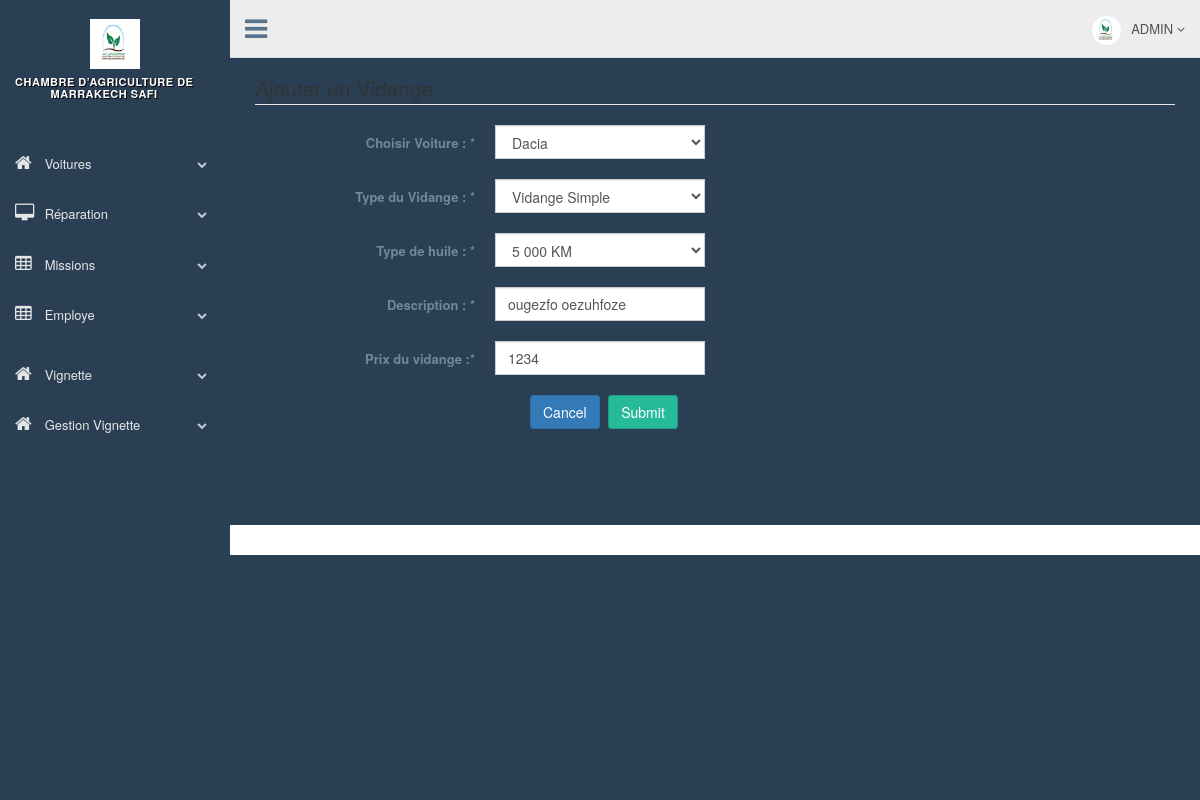
The app's page /chambres_d_agriculture/production/modifier_vidange.php?id=10 with its own data.
### tables this page shows
CREATE TABLE IF NOT EXISTS `vidange` (
  `Id_vidange` int(11) NOT NULL AUTO_INCREMENT,
  `id_voiture` int(11) NOT NULL,
  `Type_vidange` varchar(500) NOT NULL,
  `type_huile` varchar(50) NOT NULL,
  `Descriptif` text NOT NULL,
  `prix_vidange` double NOT NULL,
  PRIMARY KEY (`Id_vidange`),
  KEY `id_voiture` (`id_voiture`)
);

### chambres_d_agriculture/production/modifier_vidange.php (the view, shortened to what this page needs)
<?php
include 'config.php';
?>
<!DOCTYPE html>
<html lang="en">
  <head>
    <link href="../vendors/bootstrap/dist/css/bootstrap.min.css" rel="stylesheet">
    <link href="../vendors/font-awesome/css/font-awesome.min.css" rel="stylesheet">
    <link href="../vendors/nprogress/nprogress.css" rel="stylesheet">
    <link href="../vendors/iCheck/skins/flat/green.css" rel="stylesheet">
    <link href="../vendors/bootstrap-progressbar/css/bootstrap-progressbar-3.3.4.min.css" rel="stylesheet">
    <link href="../vendors/jqvmap/dist/jqvmap.min.css" rel="stylesheet"/>
    <link href="../vendors/bootstrap-daterangepicker/daterangepicker.css" rel="stylesheet">
    <link href="../build/css/custom.min.css" rel="stylesheet">
  </head>
  <body class="nav-md" >
    <div class="container body">
      <div class="main_container">
        <div class="col-md-3 left_col">
          <div class="left_col scroll-view">
            <div class="navbar nav_title" style="border: 0;">
      <center> <br> <img src="images/user.jpg" width="50px" height="50px" ><a href="index.php"></center>
            </div>
            <br />
            <div id="sidebar-menu" class="main_menu_side hidden-print main_menu">
              <div class="menu_section">
                <h3>Chambre d’Agriculture de &nbsp;&nbsp;&nbsp;&nbsp;&nbsp;&nbsp;&nbsp;&nbsp;&nbsp;&nbsp;Marrakech Safi</h3>
                <ul class="nav side-menu">
                  <li><a><i class="fa fa-home"></i> Voitures <span class="fa fa-chevron-down"></span></a>
                  </li>
                  <li><a><i class="fa fa-desktop"></i> Réparation <span class="fa fa-chevron-down"></span></a>
                  </li>
                  <li><a><i class="fa fa-table"></i> Missions <span class="fa fa-chevron-down"></span></a>
                  </li>
 <li><a><i class="fa fa-table"></i> Employe <span class="fa fa-chevron-down"></span></a>
                  </li>
                </ul>
                 <ul class="nav side-menu">
        <li><a><i class="fa fa-home"></i> Vignette <span class="fa fa-chevron-down"></span></a>
                  </li>
                <ul class="nav side-menu">
                  <li><a><i class="fa fa-home"></i> Gestion Vignette <span class="fa fa-chevron-down"></span></a>
                  </li>
                </ul>
              </div>
            </div>
            <div class="sidebar-footer hidden-small"> </div>
          </div>
        </div>
        <div class="top_nav">
          <div class="nav_menu">
            <nav>
              <div class="nav toggle">
                <a id="menu_toggle"><i class="fa fa-bars"></i></a>
              </div>
              <ul class="nav navbar-nav navbar-right">
                <li class="">
                  <a href="javascript:;" class="user-profile dropdown-toggle" data-toggle="dropdown" aria-expanded="false">
                    <img src="images/user.jpg" alt="">ADMIN
                    <span class=" fa fa-angle-down"></span>
                  </a>
                </li>
              </ul>
            </nav>
          </div>
        </div>
        <div class="right_col" role="main">
           <div class="x_content">
             <?php
              $stm = $db->prepare('select * from vidange WHERE    Id_vidange="'.$_GET['id'].'"');
                $stm->execute();
                foreach($stm->fetchAll() as $row)
                { ?>
                   <form class="form-horizontal form-label-left"  method="post">
                      <span class="section">Ajouter un Vidange</span>
                      <div class="form-group">
                        <label class="control-label col-md-3 col-sm-3 col-xs-12">Choisir Voiture : <span class="required">*</span></label>
                        <div class="col-md-3 col-sm-12 col-xs-12 form-group">
                          <select class="form-control" name="voiture">
                             <?php
                      $stm = $db->prepare('select * from  voiture WHERE id_voiture="'. $row['id_voiture'].'"');
                      $stm->execute();
                      foreach($stm->fetchAll() as $row1)
                      { ?>
                      <option ><?php echo $row1['Marque']; ?> </option>
                    <?php } ?>
                          </select>
                        </div>
                      </div>
                      <div class="form-group">
                        <label class="control-label col-md-3 col-sm-3 col-xs-12">Type du Vidange : <span class="required">*</span></label>
                        <div class="col-md-3 col-sm-12 col-xs-12 form-group">
                          <select class="form-control" name="vidange">
                            <option><?php echo $row['Type_vidange']; ?> </option>
                          </select>
                        </div>
                      </div>
                      <div class="form-group">
                        <label class="control-label col-md-3 col-sm-3 col-xs-12">Type de huile : <span class="required">*</span></label>
                        <div class="col-md-3 col-sm-12 col-xs-12 form-group">
                          <select class="form-control" name="type_huile">
                            <option><?php echo $row['type_huile']; ?> </option>
                          </select>
                        </div>
                      </div>
                      <div class="item form-group">
                        <label class="control-label col-md-3 col-sm-3 col-xs-12" >Description : <span class="required">*</span>
                        </label>
                       <div class="col-md-3 col-sm-12 col-xs-12 form-group">
                    <input type="text" placeholder="" class="form-control" name="Description" value="<?php echo $row['Descriptif'] ?>">
                  </div>
                      </div>
                      <div class="item form-group">
                        <label class="control-label col-md-3 col-sm-3 col-xs-12" >Prix du vidange :<span class="required">*</span>
                        </label>
                       <div class="col-md-3 col-sm-12 col-xs-12 form-group">
                    <input type="text" placeholder="" class="form-control" name="prix_vidange" value="<?php echo $row['prix_vidange']; ?> " >
                  </div>
                      </div>
                      <?php } ?>
                      <div class="form-group">
                        <div class="col-md-3 col-sm-12 col-xs-12 form-group" style="left:265px">
                          <button type="submit" class="btn btn-primary">Cancel</button>
                          <button  type="submit" class="btn btn-success" name="Submit">Submit</button>
                        </div>
                      </div>
                         <br><br><br><br>
                    </form>
                  </div>
                    </div>
                  </div>
                </div>
        <footer>
        </footer>
  </body>
</html>

### records on screen
vidange: vidange "Vidange Simple", type_huile "5 000 KM", Description "ougezfo oezuhfoze", prix_vidange "1234"

### other values on screen
form field voiture "Dacia"
